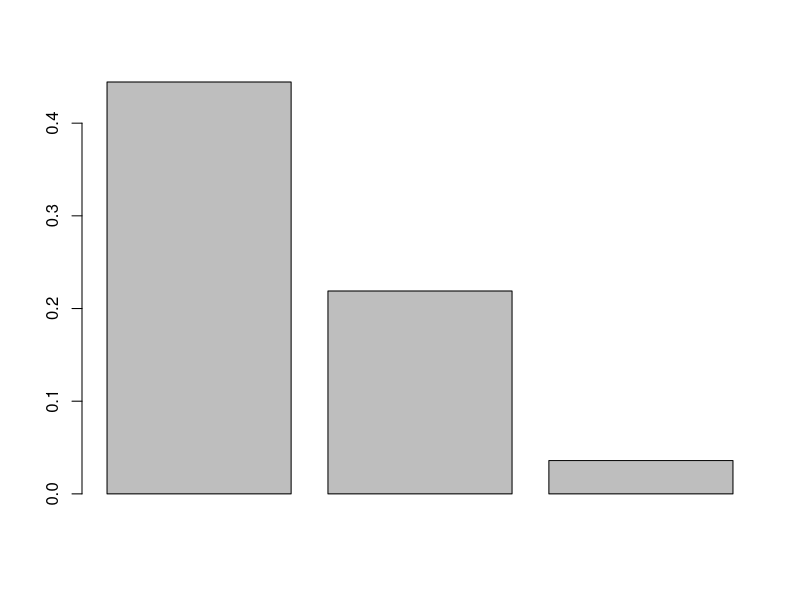

Source code (R):
#Binomial distribution 
#exercise 1:
#x=1:25 n = 25 p = 0.25 
sum(dbinom(1:25,25,0.25))
#exercise 2:
#x=12  n=20 p=0.33
dbinom(12,20,0.33)
#exercise 3:
#x=48 n=50 p = 0.5, 1- because the succses is not the inaccurate results but accurate results.
1-dbinom(48,50,0.5)
#exercise 4:
#x=1:2 n=3 p=0.166
sum(dbinom(1:3,3,0.33))
barplot(dbinom(1:3,3,0.33))
#exercise 5:
#n = 500 p=1/5
500*(1/5)
#exercise 6:
#sqrt(np(1-p))
#A 
60*0.33
sqrt(60*0.33*(1-0.33))
#B
10*(1/6)
sqrt(10*(1/6)*(1-(1/6)))
#C
40*0.16
sqrt(40*0.16*(1-0.16))
#exercise 7:
15*0.8
sqrt(15*0.8*(1-0.8))
#exercise 8:
sum(dbinom(400:500,500,0.75))
#exercise 9:
dbinom(1,20,(1/7))
#exercise 10:
#1
dbinom(500,1000,0.5)
#2
dbinom(490,1000,0.5)
#3
sum(dbinom(0:489,1000,0.5))
#exercise 11:
dbinom(3,6,0.4)
#exercise 12:
#A
#Yes we can use the bin dist to model the outcome
#n=2000, p=0.04
#B
#expected value= 2000*0.04 = 80
2000*0.04
#standard dev = 
sqrt(2000*0.04*(1-0.04))


#Poisson distribution 
#exercise 1:
dpois(4,4) # x=4
1-dpois(0,4) #x=!0
sum(dpois(0:5,4))#<6
sum(dpois(0:6,4)) # =<6
sum(dpois(3:6,4)) #>2
sum(dpois(2:6,4)) # >=2
sum(dpois(1:5,4)) # =< 1 , =<5
sum(dpois(3,4)) # >2 , < 4
sum(dpois(3:5,4)) # =<3 , < 6
#exercise 2:
#A
dpois(10,12)
#B
sum(dpois(0:4,12))
#C
sum(dpois(10:11,12))
#D
sum(dpois(8:14,12))
#E
1 - ppois(17,12)
#exercse 3:
dpois(7,5)
#exercise 4:
sum(dpois(0:1,3.2))
#exercise 5:
1 - ppois(6,6)
#exercie 6:
sum(dpois(0:2,9.4))
